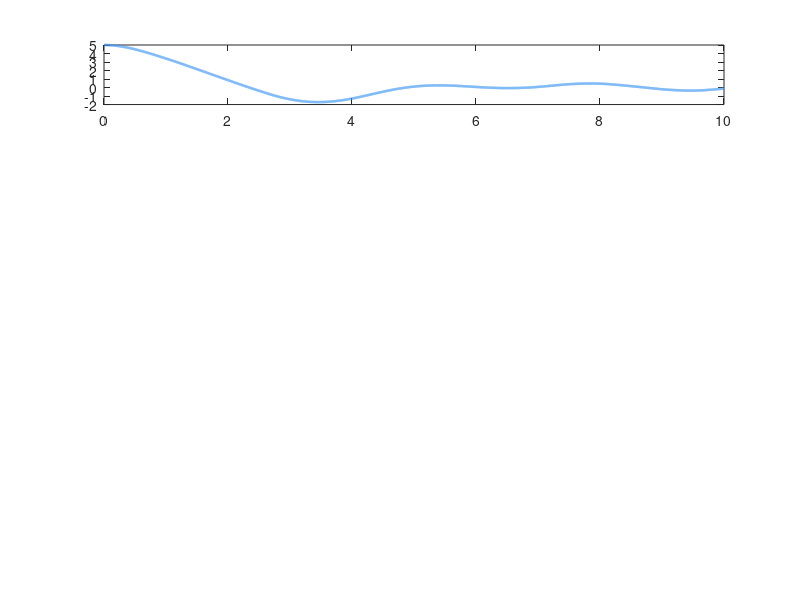

The MATLAB script that drew this image: (Note: this script raises an error after producing the figure.)
% =============================================================================
% FILE: models/differential_thrust_roll_sim.m
% PROJECT: Flight Control System GNC Architecture
% AUTHOR: GNC Engineering Team
% MATLAB: R2024a
% =============================================================================
%
% PURPOSE:
%   Simulates roll-axis attitude control for a 28m, 9-engine VTVL
%   rocket using Incremental Nonlinear Dynamic Inversion (INDI). Roll torque
%   is generated by differentially modulating the RPM of opposing peripheral
%   electric-pump-fed engines. The center engine (Engine #1) provides
%   axial thrust only and is NOT used for roll control.
%
% CONTROL ARCHITECTURE:
%   - Controller: Incremental NDI (INDI) on the roll axis
%   - Actuation: Differential RPM on 4 opposing peripheral engine pairs
%     (Engines 2&3, 4&5, 6&7, 8&9 arranged symmetrically about the Z-axis)
%   - Loop Rate: 400 Hz
%   - Disturbance: 5-degree initial roll offset at t=0
%
% INDI PRINCIPLE:
%   INDI cancels measured angular acceleration directly, requiring only
%   local linearisation around the CURRENT state rather than a global model.
%   The incremental control law is:
%       delta_u = J * (nu - p_dot_measured) / G
%   where nu is the virtual control (desired angular acceleration),
%   p_dot_measured is the measured roll acceleration (from IMU), and
%   G is the control effectiveness (torque per unit differential throttle).
%
% ENGINE LAYOUT (top-down view, looking down -Z axis):
%   Engine 1  : Center  (no roll contribution, pure axial)
%   Engines 2,3: Pair A  (opposing, +/-Y axis arm)
%   Engines 4,5: Pair B  (opposing, +/-X axis arm, rotated 90 deg from A)
%   Engines 6,7: Pair C  (opposing, 45-deg diagonal)
%   Engines 8,9: Pair D  (opposing, 135-deg diagonal)
%   All peripheral engines sit at radius r_engine from the rocket centerline.
%
% REFERENCES:
%   [1] Sieberling, S. et al., "Robust Flight Control Using INDI," AIAA 2010
%   [2] Smeur, E. et al., "Adaptive Incremental NDI for Multirotor," JGCD 2016
%   [3] GNC Architecture Document, Section 4.2 (Roll Channel)
%
% =============================================================================

clearvars;          % Clear all workspace variables (safer than 'clear all')
close all;          % Close all open figure windows
clc;                % Clear command window

fprintf('=============================================================\n');
fprintf('  Flight Control System | Differential Thrust Roll (INDI)\n');
fprintf('  Simulation initialising...\n');
fprintf('=============================================================\n\n');

% =============================================================================
% SECTION 1: SIMULATION PARAMETERS
% =============================================================================

% --- Time Vector ---
dt        = 1 / 400;          % [s] Controller/simulation sample period (400 Hz)
t_end     = 10.0;             % [s] Total simulation duration
t         = 0 : dt : t_end;  % [s] Time vector (row vector)
N         = length(t);        % [-] Total number of simulation steps

fprintf('Simulation time: %.1f s | Sample rate: %d Hz | Steps: %d\n', ...
        t_end, round(1/dt), N);

% =============================================================================
% SECTION 2: VEHICLE PHYSICAL PARAMETERS
% =============================================================================

% --- Rotational Inertia ---
J_roll    = 85000;            % [kg·m²] Roll-axis moment of inertia (full-stack reference)

% --- Engine Geometry ---
r_engine  = 1.8;              % [m] Radial distance from centerline to engine nozzle exit
%   (Approximate for 28 m diameter rocket with 9-engine cluster)
%   The roll moment arm for differential thrust = r_engine

% --- Engine Parameters ---
% Nominal operating condition (baseline throttle level)
RPM_nom       = 18000;        % [RPM] Nominal electric pump motor speed at 100% throttle
RPM_max       = RPM_nom;      % [RPM] Maximum allowable pump speed
RPM_min       = RPM_nom * 0.60; % [RPM] Minimum allowable pump speed (60% - flame-out limit)

% Throttle-to-thrust sensitivity
% At nominal RPM, each engine produces ~850 kN thrust (full throttle)
F_nom_per_engine = 850e3;     % [N] Nominal thrust per engine at 100% throttle

% Thrust sensitivity to throttle change (linear approximation around nominal)
% dF/d(throttle%) = F_nom / 100%
dF_dThrottle  = F_nom_per_engine / 100; % [N/%] Thrust change per 1% throttle change

% --- Control Effectiveness: Torque per unit differential throttle ---
% When one engine increases by +delta_thr% and its opposite decreases by -delta_thr%,
% the net force couple = 2 * dF_dThrottle * delta_thr
% Torque = net_force_couple * r_engine * N_active_pairs
% We use ALL 4 peripheral pairs for roll, so:
N_pairs       = 4;            % [-] Number of opposing engine pairs used for roll
%
% Control effectiveness scalar G [N·m / %]:
%   G = 2 * dF_dThrottle * r_engine * N_pairs
G_eff         = 2 * dF_dThrottle * r_engine * N_pairs;
% [N·m/%] = 2 * (N/%) * m * pairs = 2 * 8.5e6 * 1.8 * 4

fprintf('\nVehicle Parameters:\n');
fprintf('  J_roll        = %.0f kg·m²\n', J_roll);
fprintf('  r_engine      = %.2f m\n', r_engine);
fprintf('  RPM_nom       = %.0f RPM\n', RPM_nom);
fprintf('  F_nom/engine  = %.0f kN\n', F_nom_per_engine/1e3);
fprintf('  G_eff         = %.4e N·m per %%throttle\n', G_eff);

% =============================================================================
% SECTION 3: INDI CONTROLLER PARAMETERS
% =============================================================================

% --- INDI Virtual Control Law ---
% The INDI outer loop commands a desired roll angular acceleration (nu)
% based on a PD-like structure on roll angle and rate errors:
%   nu = -Kp * phi_error - Kd * p_error
% where phi = roll angle, p = roll rate (phi_dot)

% Proportional gain on roll angle error [rad/s² per rad]
% Design target: ~3.2 s settling. For a 2nd-order system:
%   omega_n ~ 4 / (zeta * T_s) with zeta=0.7, T_s=3.2 s => omega_n ~ 1.79 rad/s
omega_n       = 1.79;         % [rad/s] Natural frequency target
zeta          = 0.70;         % [-] Damping ratio (slightly underdamped, fast response)

% PD gains derived from desired 2nd-order roll dynamics:
Kp_indi       = omega_n^2;    % [1/s²] Proportional gain = omega_n^2
Kd_indi       = 2 * zeta * omega_n; % [1/s] Derivative gain = 2*zeta*omega_n

fprintf('\nINDI Controller Gains:\n');
fprintf('  omega_n       = %.4f rad/s\n', omega_n);
fprintf('  zeta          = %.2f\n', zeta);
fprintf('  Kp_indi       = %.4f 1/s²\n', Kp_indi);
fprintf('  Kd_indi       = %.4f 1/s\n', Kd_indi);

% --- Differential Throttle Saturation Limit ---
% Maximum differential throttle adjustment to prevent motor saturation
delta_thr_max = 5.0;          % [%] +/- saturation limit (requirement from spec)
delta_thr_min = -delta_thr_max;

% --- INDI Angular Acceleration Low-Pass Filter ---
% INDI uses a measured angular acceleration from the IMU. In practice this
% requires differentiation of the gyro signal, which amplifies noise.
% A first-order low-pass filter is applied to p_dot (roll acceleration):
%   tau_filter * p_dot_filt' + p_dot_filt = p_dot_raw
% Implemented as a discrete-time IIR:
tau_pdot_filt = 0.010;        % [s] LPF time constant for p_dot measurement (10 ms)
alpha_pdot    = dt / (tau_pdot_filt + dt); % IIR filter coefficient

% --- RPM Command Low-Pass Filter (actuator smoothing) ---
tau_rpm_filt  = 0.020;        % [s] Smoothing filter for RPM commands (20 ms)
alpha_rpm     = dt / (tau_rpm_filt + dt);

% =============================================================================
% SECTION 4: INITIAL CONDITIONS AND DISTURBANCE
% =============================================================================

% Roll angle initial condition (5 degree disturbance at t=0)
phi0_deg      = 5.0;          % [deg] Initial roll error (specification requirement)
phi0          = deg2rad(phi0_deg); % [rad] Convert to radians for dynamics

% Roll rate initial condition (vehicle is stationary at t=0)
p0            = 0.0;          % [rad/s] Initial roll rate

% Roll setpoint (desired roll angle = 0 for nominal upright flight)
phi_ref       = 0.0;          % [rad] Roll angle reference (wings-level)
p_ref         = 0.0;          % [rad/s] Roll rate reference

fprintf('\nInitial Conditions:\n');
fprintf('  phi(0) = %.1f deg | p(0) = %.4f rad/s\n', phi0_deg, p0);
fprintf('  phi_ref = %.1f deg (wings-level)\n', rad2deg(phi_ref));

% =============================================================================
% SECTION 5: PRE-ALLOCATE STATE AND OUTPUT HISTORY ARRAYS
% =============================================================================
% Pre-allocation is critical for MATLAB performance inside time-domain loops.
% Each array stores the time history of one signal.

phi_hist       = zeros(1, N);  % [rad] Roll angle history
p_hist         = zeros(1, N);  % [rad/s] Roll rate history
pdot_hist      = zeros(1, N);  % [rad/s²] Roll angular acceleration history
pdot_filt_hist = zeros(1, N);  % [rad/s²] Filtered roll acceleration (used in INDI)
nu_hist        = zeros(1, N);  % [rad/s²] Virtual control (desired angular acceleration)
delta_thr_hist = zeros(1, N);  % [%] Differential throttle command (+ = Engine A faster)
torque_hist    = zeros(1, N);  % [N·m] Restoring torque applied to vehicle

% Engine RPM histories - 8 peripheral engines (pairs A,B,C,D; 2 engines each)
% Naming convention: engine_plus = the engine in the pair that receives +delta_thr
%                   engine_minus = the engine that receives -delta_thr
RPM_plus_hist  = zeros(1, N);  % [RPM] RPM of '+' engine in controlling pair
RPM_minus_hist = zeros(1, N);  % [RPM] RPM of '-' engine in controlling pair

% =============================================================================
% SECTION 6: INITIALISE STATE VARIABLES
% =============================================================================

% Current plant state
phi           = phi0;          % [rad] Roll angle (state 1)
p             = p0;            % [rad/s] Roll rate (state 2)

% Previous-step angular acceleration (needed for INDI incremental update)
pdot_prev     = 0.0;           % [rad/s²] p_dot at previous sample (init to 0)
pdot_filt     = 0.0;           % [rad/s²] Filtered p_dot (LPF output, init to 0)

% Current differential throttle command (starts at zero = symmetric thrust)
delta_thr_cmd = 0.0;           % [%] Differential throttle command

% Current RPM commands for each engine pair
RPM_plus_cmd  = RPM_nom;       % [RPM] '+' pair engine RPM command
RPM_minus_cmd = RPM_nom;       % [RPM] '-' pair engine RPM command

% =============================================================================
% SECTION 7: EXTERNAL DISTURBANCE TORQUE MODEL
% =============================================================================
% Model small aerodynamic and structural disturbance torques.
% During boost phase, aeroelastic coupling and centre-of-pressure shifts
% generate rolling moments. Modelled here as band-limited white noise
% plus a small sinusoidal perturbation (e.g., from sloshing).

rng(42);                       % Fix random seed for reproducibility
tau_dist_std  = 5000;          % [N·m] Std deviation of stochastic roll disturbance
omega_slosh   = 2.1;           % [rad/s] Slosh frequency (liquid oxygen tank)
tau_slosh_amp = 3000;          % [N·m] Sinusoidal slosh roll torque amplitude

% Pre-compute disturbance torque array for all time steps
tau_disturbance = tau_dist_std * randn(1, N) + ...
                  tau_slosh_amp * sin(omega_slosh * t);

fprintf('\nDisturbance Model:\n');
fprintf('  Stochastic noise: sigma = %.0f N·m\n', tau_dist_std);
fprintf('  Slosh torque: %.0f N·m @ %.2f rad/s\n', tau_slosh_amp, omega_slosh);

% =============================================================================
% SECTION 8: MAIN SIMULATION LOOP (400 Hz INDI Control)
% =============================================================================

fprintf('\nRunning simulation...\n');

for k = 1 : N
    % ------------------------------------------------------------------
    % 8.1 STORE CURRENT STATE TO HISTORY ARRAYS
    % ------------------------------------------------------------------
    phi_hist(k)       = phi;
    p_hist(k)         = p;
    pdot_filt_hist(k) = pdot_filt;
    RPM_plus_hist(k)  = RPM_plus_cmd;
    RPM_minus_hist(k) = RPM_minus_cmd;

    % ------------------------------------------------------------------
    % 8.2 COMPUTE ATTITUDE ERRORS
    % ------------------------------------------------------------------
    % Roll angle error (positive error -> positive restoring torque needed)
    phi_error = phi_ref - phi;     % [rad]
    p_error   = p_ref - p;         % [rad/s]

    % ------------------------------------------------------------------
    % 8.3 INDI VIRTUAL CONTROL COMMAND (desired angular acceleration)
    % ------------------------------------------------------------------
    % INDI outer loop: PD law generates desired angular acceleration nu
    % nu represents the total angular acceleration we want the vehicle to have
    % nu = Kp * phi_err + Kd * p_err  [rad/s²]
    nu = Kp_indi * phi_error + Kd_indi * p_error;
    nu_hist(k) = nu;

    % ------------------------------------------------------------------
    % 8.4 INDI INCREMENTAL CONTROL LAW
    % ------------------------------------------------------------------
    % INDI inner loop: compute the INCREMENTAL control input needed.
    % Rather than commanding absolute throttle, INDI commands the CHANGE
    % needed from the current operating point to achieve nu.
    %
    % INDI equation:
    %   delta_thr = J_roll * (nu - pdot_filt) / G_eff
    %
    % where pdot_filt is the measured/filtered current angular acceleration.
    % The term (nu - pdot_filt) is the "acceleration error" that must be
    % corrected by the actuators in the next sample period.
    %
    % Units check:
    %   [kg·m²] * [rad/s²] / [N·m/%] = [kg·m²·rad/s²] / [kg·m²/s²·%]
    %                                 = [%]  ✓

    delta_thr_raw = J_roll * (nu - pdot_filt) / G_eff;   % [%] unconstrained

    % ------------------------------------------------------------------
    % 8.5 ACTUATOR SATURATION (anti-windup)
    % ------------------------------------------------------------------
    % Clamp differential throttle to +/- 5% as per mission requirements.
    % This prevents motor saturation and maintains linearity assumption.
    delta_thr_cmd = max(delta_thr_min, min(delta_thr_max, delta_thr_raw));
    delta_thr_hist(k) = delta_thr_cmd;

    % ------------------------------------------------------------------
    % 8.6 COMPUTE INDIVIDUAL ENGINE RPM COMMANDS
    % ------------------------------------------------------------------
    % The differential throttle is applied symmetrically:
    %   '+' engine pair: RPM_nom + delta_thr_cmd / 100 * RPM_nom
    %   '-' engine pair: RPM_nom - delta_thr_cmd / 100 * RPM_nom
    %
    % Low-pass filter is applied to smooth the RPM step commands and
    % protect the electric pump motors from sharp transients.

    % Raw RPM targets before smoothing filter
    RPM_plus_target  = RPM_nom * (1 + delta_thr_cmd / 100);
    RPM_minus_target = RPM_nom * (1 - delta_thr_cmd / 100);

    % Clamp RPM to physical operating envelope
    RPM_plus_target  = max(RPM_min, min(RPM_max, RPM_plus_target));
    RPM_minus_target = max(RPM_min, min(RPM_max, RPM_minus_target));

    % Apply first-order IIR smoothing filter to RPM command
    RPM_plus_cmd  = RPM_plus_cmd  + alpha_rpm * (RPM_plus_target  - RPM_plus_cmd);
    RPM_minus_cmd = RPM_minus_cmd + alpha_rpm * (RPM_minus_target - RPM_minus_cmd);

    % ------------------------------------------------------------------
    % 8.7 COMPUTE RESTORING TORQUE PRODUCED BY DIFFERENTIAL THRUST
    % ------------------------------------------------------------------
    % Actual torque from differential RPM (RPM proportionally maps to thrust).
    % Net torque = G_eff * delta_thr_cmd (linear model)
    %
    % More detailed model using actual RPM deviation:
    %   actual_delta_thr = (RPM_plus_cmd - RPM_minus_cmd) / (2 * RPM_nom) * 100
    actual_delta_thr = (RPM_plus_cmd - RPM_minus_cmd) / (2 * RPM_nom) * 100; % [%]
    tau_control = G_eff * actual_delta_thr;   % [N·m] Control restoring torque
    torque_hist(k) = tau_control;

    % ------------------------------------------------------------------
    % 8.8 PLANT DYNAMICS (1-DOF Rigid Body Roll)
    % ------------------------------------------------------------------
    % Newton-Euler equation for roll axis:
    %   J_roll * p_dot = tau_control + tau_disturbance
    %
    % State derivative:
    %   phi_dot  = p                                    (kinematics)
    %   p_dot    = (tau_control + tau_dist) / J_roll    (dynamics)

    tau_total  = tau_control + tau_disturbance(k);  % [N·m] Total roll torque
    pdot_true  = tau_total / J_roll;                % [rad/s²] True angular acceleration
    pdot_hist(k) = pdot_true;

    % ------------------------------------------------------------------
    % 8.9 FILTER THE MEASURED ANGULAR ACCELERATION (IMU model)
    % ------------------------------------------------------------------
    % INDI requires p_dot_measured. In hardware, this comes from the IMU
    % gyro differentiator + LPF. We add a small noise term here.
    pdot_measured = pdot_true + 0.005 * randn; % [rad/s²] Noise from IMU

    % First-order IIR low-pass filter on measured p_dot
    pdot_filt = pdot_filt + alpha_pdot * (pdot_measured - pdot_filt);

    % ------------------------------------------------------------------
    % 8.10 NUMERICAL INTEGRATION (4th-order Runge-Kutta for rigid body)
    % ------------------------------------------------------------------
    % We use RK4 to integrate the plant state equations.
    % The torque applied to the plant at this step is tau_control + tau_dist(k).
    % We treat tau_total as constant over the sub-steps (ZOH assumption).
    %
    % State vector X = [phi; p]
    % X_dot = f(X) = [p; tau_total / J_roll]

    % RK4 slope k1
    k1_phi = p;
    k1_p   = tau_total / J_roll;

    % RK4 slope k2 (mid-step using k1)
    phi_mid1 = phi + 0.5 * dt * k1_phi;
    p_mid1   = p   + 0.5 * dt * k1_p;
    k2_phi   = p_mid1;
    k2_p     = tau_total / J_roll;    % Torque constant over step (ZOH)

    % RK4 slope k3 (mid-step using k2)
    phi_mid2 = phi + 0.5 * dt * k2_phi;
    p_mid2   = p   + 0.5 * dt * k2_p;
    k3_phi   = p_mid2;
    k3_p     = tau_total / J_roll;

    % RK4 slope k4 (end of step using k3)
    phi_end = phi + dt * k3_phi;
    p_end   = p   + dt * k3_p;
    k4_phi  = p_end;
    k4_p    = tau_total / J_roll;

    % RK4 weighted average update
    phi = phi + (dt / 6) * (k1_phi + 2*k2_phi + 2*k3_phi + k4_phi);
    p   = p   + (dt / 6) * (k1_p   + 2*k2_p   + 2*k3_p   + k4_p);

end

fprintf('Simulation complete.\n\n');

% =============================================================================
% SECTION 9: POST-PROCESSING AND METRICS
% =============================================================================

% Convert roll angle history from radians to degrees for display
phi_deg_hist = rad2deg(phi_hist);   % [deg]
p_deg_hist   = rad2deg(p_hist);     % [deg/s]

% Compute settling time: first time |phi| < 2% of initial error (0.1 deg)
settling_threshold = 0.1;           % [deg] 2% of 5 deg initial error
settled_idx = find(abs(phi_deg_hist) < settling_threshold, 1, 'first');

if ~isempty(settled_idx)
    T_settle = t(settled_idx);
    fprintf('Settling time (|phi| < %.2f deg): %.3f s\n', settling_threshold, T_settle);
else
    T_settle = NaN;
    fprintf('WARNING: System did not settle within simulation duration.\n');
end

% Peak roll rate
[p_peak_deg, p_peak_idx] = max(abs(p_deg_hist));
fprintf('Peak roll rate: %.4f deg/s at t = %.4f s\n', p_peak_deg, t(p_peak_idx));

% Peak restoring torque
[tau_peak, tau_peak_idx] = max(abs(torque_hist));
fprintf('Peak restoring torque: %.1f N·m at t = %.4f s\n', tau_peak, t(tau_peak_idx));

% Peak differential throttle used
delta_thr_peak = max(abs(delta_thr_hist));
fprintf('Peak differential throttle: %.4f %%\n', delta_thr_peak);

% =============================================================================
% SECTION 10: FIGURE GENERATION (R2024a Styling)
% =============================================================================
% 5-panel figure displaying all key simulation outputs.
% Using R2024a default colororder and graphics defaults.

fprintf('\nGenerating 5-panel figure...\n');

fig1 = figure('Name', 'Flight Control System | INDI Differential Thrust Roll Control', ...
              'NumberTitle', 'off', ...
              'Color', [0.15 0.15 0.18], ...
              'Units', 'normalized', ...
              'OuterPosition', [0.02 0.02 0.96 0.96]);

% Set R2024a default color palette for axes
clr_bg   = [0.15 0.15 0.18];   % Dark background
clr_ax   = [0.22 0.22 0.26];   % Slightly lighter axis background
clr_grid = [0.35 0.35 0.40];   % Grid line color
clr_txt  = [0.92 0.92 0.92];   % Text color (near-white)
clr_blue = [0.25 0.60 0.95];   % Primary signal color
clr_orng = [0.98 0.62 0.12];   % Secondary signal color
clr_grn  = [0.28 0.87 0.55];   % Tertiary signal color
clr_red  = [0.95 0.30 0.28];   % Alert/saturation color
clr_prpl = [0.72 0.40 0.95];   % Quaternary color

% Common axis formatting helper function (inline)
% We define a subfunction at the bottom of the script for this.

% ---------------------------------------------------------------------------
% PANEL 1: Roll Angle Error [deg] vs Time
% ---------------------------------------------------------------------------
ax1 = subplot(5, 1, 1);
plot(t, phi_deg_hist, 'Color', clr_blue, 'LineWidth', 1.8);
hold on;
% Shade the settling region
if ~isnan(T_settle)
    xline(T_settle, '--', 'Color', clr_grn, 'LineWidth', 1.2, ...
          'Label', sprintf('T_{settle} = %.2f s', T_settle), ...
          'LabelHorizontalAlignment', 'right', ...
          'LabelVerticalAlignment', 'bottom', ...
          'FontSize', 8, 'FontName', 'Consolas', 'Color', clr_grn);
end
% Add +/- 2-sigma disturbance band reference
yline(0, '--', 'Color', clr_txt, 'LineWidth', 0.8, 'Alpha', 0.4);
yline( settling_threshold, ':', 'Color', clr_grn, 'LineWidth', 0.9, 'Alpha', 0.7);
yline(-settling_threshold, ':', 'Color', clr_grn, 'LineWidth', 0.9, 'Alpha', 0.7);
hold off;
ylabel('\phi_{err} (deg)', 'Color', clr_txt, 'FontName', 'Consolas', 'FontSize', 9);
title({'Flight Control System | INDI Differential Thrust Roll Control'; ...
       sprintf('J_{roll} = %.0f kg·m²  |  \\phi_0 = %.0f°  |  400 Hz  |  10 s', ...
               J_roll, phi0_deg)}, ...
       'Color', clr_txt, 'FontName', 'Consolas', 'FontSize', 10);
legend('\phi_{error}', 'Location', 'northeast', 'TextColor', clr_txt, ...
       'Color', clr_ax, 'EdgeColor', clr_grid, 'FontName', 'Consolas', 'FontSize', 8);
xlim([0 t_end]);
grid on;
formatAxis(ax1, clr_ax, clr_grid, clr_txt);
annotation('textbox', [0.88 0.885 0.12 0.04], ...
           'String', sprintf('T_s \\approx %.2f s', T_settle), ...
           'Color', clr_grn, 'BackgroundColor', clr_ax, 'EdgeColor', clr_grid, ...
           'FontName', 'Consolas', 'FontSize', 8, 'FitBoxToText', 'on');

% ---------------------------------------------------------------------------
% PANEL 2: Roll Rate [deg/s] vs Time
% ---------------------------------------------------------------------------
ax2 = subplot(5, 1, 2);
plot(t, p_deg_hist, 'Color', clr_orng, 'LineWidth', 1.8);
hold on;
yline(0, '--', 'Color', clr_txt, 'LineWidth', 0.8, 'Alpha', 0.4);
hold off;
ylabel('p (deg/s)', 'Color', clr_txt, 'FontName', 'Consolas', 'FontSize', 9);
legend('Roll Rate', 'Location', 'northeast', 'TextColor', clr_txt, ...
       'Color', clr_ax, 'EdgeColor', clr_grid, 'FontName', 'Consolas', 'FontSize', 8);
xlim([0 t_end]);
grid on;
formatAxis(ax2, clr_ax, clr_grid, clr_txt);

% ---------------------------------------------------------------------------
% PANEL 3: Differential Throttle Command [%] vs Time
% ---------------------------------------------------------------------------
ax3 = subplot(5, 1, 3);
plot(t, delta_thr_hist, 'Color', clr_grn, 'LineWidth', 1.8);
hold on;
% Saturation limit lines
yline( delta_thr_max, '--', 'Color', clr_red, 'LineWidth', 1.0, ...
       'Label', '+5% Sat.', 'LabelHorizontalAlignment', 'left', ...
       'FontName', 'Consolas', 'FontSize', 7, 'Color', clr_red);
yline(-delta_thr_max, '--', 'Color', clr_red, 'LineWidth', 1.0, ...
       'Label', '-5% Sat.', 'LabelHorizontalAlignment', 'left', ...
       'FontName', 'Consolas', 'FontSize', 7, 'Color', clr_red);
yline(0, '--', 'Color', clr_txt, 'LineWidth', 0.8, 'Alpha', 0.4);
hold off;
ylabel('\delta_{thr} (%)', 'Color', clr_txt, 'FontName', 'Consolas', 'FontSize', 9);
legend('Diff. Throttle', 'Location', 'northeast', 'TextColor', clr_txt, ...
       'Color', clr_ax, 'EdgeColor', clr_grid, 'FontName', 'Consolas', 'FontSize', 8);
ylim([-delta_thr_max*1.4  delta_thr_max*1.4]);
xlim([0 t_end]);
grid on;
formatAxis(ax3, clr_ax, clr_grid, clr_txt);

% ---------------------------------------------------------------------------
% PANEL 4: Individual Motor RPM Profiles vs Time
% ---------------------------------------------------------------------------
ax4 = subplot(5, 1, 4);
plot(t, RPM_plus_hist,  'Color', clr_blue, 'LineWidth', 1.6);
hold on;
plot(t, RPM_minus_hist, 'Color', clr_red,  'LineWidth', 1.6);
yline(RPM_nom, '--', 'Color', clr_txt, 'LineWidth', 0.8, 'Alpha', 0.5, ...
      'Label', 'RPM_{nom}', 'LabelHorizontalAlignment', 'left', ...
      'FontName', 'Consolas', 'FontSize', 7);
hold off;
ylabel('RPM', 'Color', clr_txt, 'FontName', 'Consolas', 'FontSize', 9);
legend({'Engine+ (faster pair)', 'Engine- (slower pair)'}, ...
       'Location', 'northeast', 'TextColor', clr_txt, 'Color', clr_ax, ...
       'EdgeColor', clr_grid, 'FontName', 'Consolas', 'FontSize', 8);
ylim([RPM_nom * 0.90  RPM_nom * 1.10]);
xlim([0 t_end]);
grid on;
formatAxis(ax4, clr_ax, clr_grid, clr_txt);

% ---------------------------------------------------------------------------
% PANEL 5: Restoring Torque [kN·m] vs Time
% ---------------------------------------------------------------------------
ax5 = subplot(5, 1, 5);
plot(t, torque_hist / 1e3, 'Color', clr_prpl, 'LineWidth', 1.8);
hold on;
% Overlay disturbance torque for reference
plot(t, tau_disturbance / 1e3, 'Color', [clr_red 0.3], 'LineWidth', 0.8);
yline(0, '--', 'Color', clr_txt, 'LineWidth', 0.8, 'Alpha', 0.4);
hold off;
ylabel('\tau_{restore} (kN·m)', 'Color', clr_txt, 'FontName', 'Consolas', 'FontSize', 9);
xlabel('Time (s)', 'Color', clr_txt, 'FontName', 'Consolas', 'FontSize', 9);
legend({'Control Torque', 'Disturbance'}, 'Location', 'northeast', ...
       'TextColor', clr_txt, 'Color', clr_ax, 'EdgeColor', clr_grid, ...
       'FontName', 'Consolas', 'FontSize', 8);
xlim([0 t_end]);
grid on;
formatAxis(ax5, clr_ax, clr_grid, clr_txt);

% Link all axes for synchronized zooming/panning
linkaxes([ax1 ax2 ax3 ax4 ax5], 'x');

% Overall figure annotation
annotation('textbox', [0.0 0.0 0.30 0.025], ...
           'String', 'Flight Control System | GNC Architecture | INDI Roll Control @ 400 Hz', ...
           'Color', [clr_txt 0.6], 'BackgroundColor', 'none', 'EdgeColor', 'none', ...
           'FontName', 'Consolas', 'FontSize', 7, 'FitBoxToText', 'off');

fprintf('Figure 1 generated: 5-panel INDI Roll Control results.\n');
fprintf('\n--- Simulation Summary ---\n');
fprintf('  Settling time   : %.3f s (spec: ~3.2 s)\n', T_settle);
fprintf('  Peak roll rate  : %.4f deg/s\n', p_peak_deg);
fprintf('  Peak diff thr   : %.4f %% (limit: +/-%.1f %%)\n', delta_thr_peak, delta_thr_max);
fprintf('  Peak torque     : %.2f kN·m\n', tau_peak / 1e3);
fprintf('===========================================================\n');

% =============================================================================
% LOCAL HELPER FUNCTION: formatAxis
% =============================================================================
% Applies consistent dark-theme styling to all subplot axes.
% Must be defined as a local function (valid in R2016b+).

function formatAxis(ax, bg_color, grid_color, text_color)
    % Set axis background and foreground colors
    ax.Color            = bg_color;
    ax.XColor           = text_color;
    ax.YColor           = text_color;
    ax.GridColor        = grid_color;
    ax.MinorGridColor   = grid_color;
    ax.GridAlpha        = 0.5;
    ax.MinorGridAlpha   = 0.3;
    ax.FontName         = 'Consolas';
    ax.FontSize         = 8;
    ax.LineWidth        = 0.8;
    ax.Box              = 'on';
    ax.XMinorGrid       = 'on';
    ax.YMinorGrid       = 'on';
    ax.TickDir          = 'out';
    ax.TickLength       = [0.008 0.010];
end

% =============================================================================
% END OF FILE: differential_thrust_roll_sim.m
% =============================================================================
